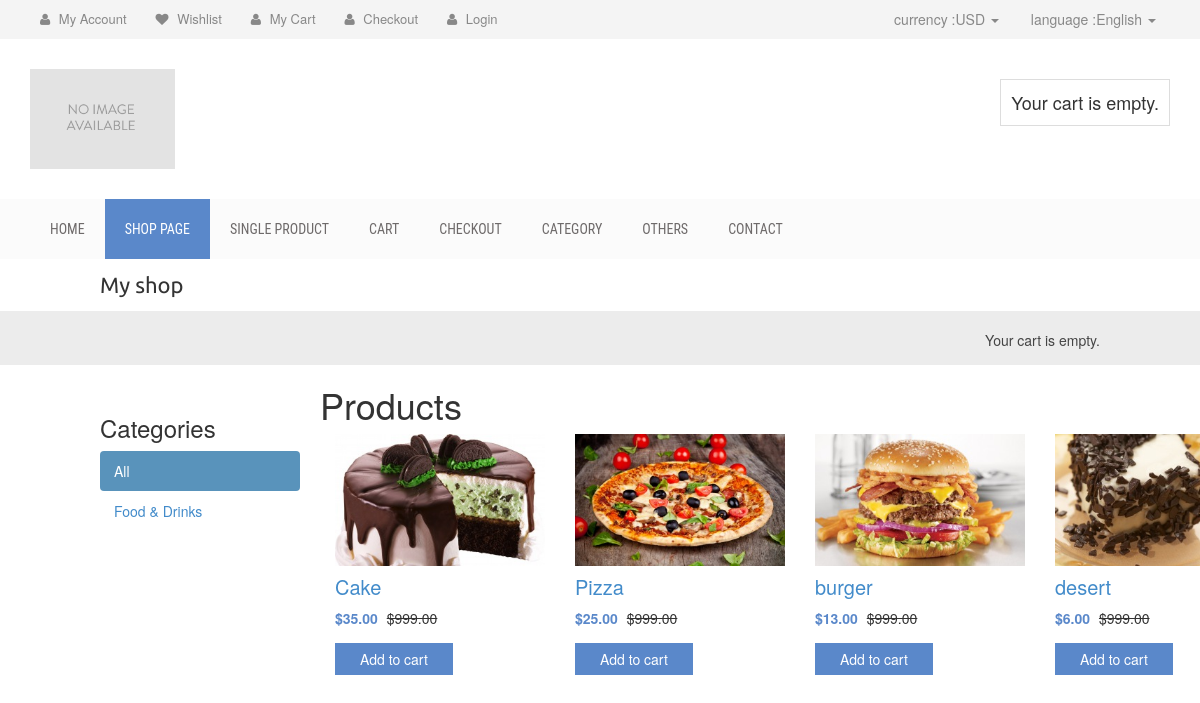
The page / on the database its author committed.
### shop/models.py (models this page shows, shortened)
class Category(models.Model):
    name = models.CharField(max_length=200,
                            db_index=True)
    slug = models.SlugField(max_length=200,
                            db_index=True,
                            unique=True)
    def get_absolute_url(self):
        return reverse('shop:product_list_by_category',args=[self.slug])
    class Meta:
        ordering = ('name',)
        verbose_name = 'category'
        verbose_name_plural = 'categories'

class Product(models.Model):
    category = models.ForeignKey(Category,
                                 related_name='products')
    name = models.CharField(max_length=200, db_index=True)
    slug = models.SlugField(max_length=200, db_index=True)
    image = models.ImageField(upload_to='products/%Y/%m/%d',
                              blank=True)
    description = models.TextField(blank=True)
    price = models.DecimalField(max_digits=10, decimal_places=2)
    stock = models.PositiveIntegerField()
    available = models.BooleanField(default=True)
    created = models.DateTimeField(auto_now_add=True)
    updated = models.DateTimeField(auto_now=True)
    class Meta:
        ordering = ('name',)
        index_together = (('id', 'slug'),)
    def get_absolute_url(self):
        return reverse('shop:product_detail',
                       args=[self.id, self.slug])

### shop/views.py (the view)
# urls.py: url(r'^$', views.product_list, name='product_list'),
def product_list(request, category_slug=None):
    category = None
    categories = Category.objects.all()
    products = Product.objects.filter(available=True)
    if category_slug:
        category = get_object_or_404(Category, slug=category_slug)
        products = products.filter(category=category)
    return render(request,
                  'shop/product/list.html',
                  {'category': category,
                   'categories': categories,
                   'products': products})

### cart/cart.py (called while the page is built)
    def __len__(self):
        return sum(item['quantity'] for item in self.cart.values())

### cart/context_processors.py (called while the page is built)
def cart(request):
    return {'cart': Cart(request)}

### shop/templates/shop/product/list.html (shortened to what this page needs)
{% extends "shop/base.html" %}
{% load static %}
{% block content %}
<div id="sidebar">
<h3>Categories</h3>
<ul>
    <li {% if not category %}class="selected"{% endif %}>
<a href="{% url "shop:product_list" %}">All</a>
</li>
{% for c in categories %}
<li {% if category.slug == c.slug %}class="selected"{% endif %}>
<a href="{{ c.get_absolute_url }}">{{ c.name }}</a>
</li>
{% endfor %}
</ul>
</div>
<div id="main" class="product-list">
<h1>{% if category %}{{ category.name }}{% else %}Products{% endif%}</h1>
{% for product in products %}
<div class="col-md-3 col-sm-6">
                    <div class="single-shop-product">
                        <div class="product-upper">
                            <a href="{{ product.get_absolute_url }}">
<img src="{% if product.image %}{{ product.image.url }}{%else %}{% static "img/no_image.png" %}{% endif %}">
</a>
                        </div>
                        <h2><a href="{{ product.get_absolute_url }}">{{ product.name }}</a></h2>
                        <div class="product-carousel-price">
                            <ins>${{ product.price }}</ins> <del>$999.00</del>
                        </div>
                        <div class="product-option-shop">
                            <a class="add_to_cart_button" data-quantity="1" data-product_sku="" data-product_id="70" rel="nofollow" href="/canvas/shop/?add-to-cart=70">Add to cart</a>
                        </div>
                    </div>
                </div>
{% endfor %}
</div>
{% endblock %}

### shop/templates/shop/base.html (shortened to what this page needs)
{% load static %}
<!DOCTYPE html>
<html>
<head>
<link href="{% static "css/base.css" %}" rel="stylesheet">
<link href="{% static "css/owl.carousel.css" %}" rel="stylesheet">
<link href="{% static "css/style.css" %}" rel="stylesheet">
<link href="{% static "css/responsive.css" %}" rel="stylesheet">
<link href="{% static "css/bootstrap.min.css" %}" rel="stylesheet">
<link href="{% static "css/font-awesome.min.css" %}" rel="stylesheet">
</head>
<body>
 <div class="header-area">
        <div class="container">
            <div class="row">
                <div class="col-md-8">
                    <div class="user-menu">
                        <ul>
                            <li><a href="#"><i class="fa fa-user"></i> My Account</a></li>
                            <li><a href="#"><i class="fa fa-heart"></i> Wishlist</a></li>
                            <li><a href="cart.html"><i class="fa fa-user"></i> My Cart</a></li>
                            <li><a href="checkout.html"><i class="fa fa-user"></i> Checkout</a></li>
                            <li><a href="#"><i class="fa fa-user"></i> Login</a></li>
                        </ul>
                    </div>
                </div>
                <div class="col-md-4">
                    <div class="header-right">
                        <ul class="list-unstyled list-inline">
                            <li class="dropdown dropdown-small">
                                <a data-toggle="dropdown" data-hover="dropdown" class="dropdown-toggle" href="#"><span class="key">currency :</span><span class="value">USD </span><b class="caret"></b></a>
                            </li>
                            <li class="dropdown dropdown-small">
                                <a data-toggle="dropdown" data-hover="dropdown" class="dropdown-toggle" href="#"><span class="key">language :</span><span class="value">English </span><b class="caret"></b></a>
                            </li>
                        </ul>
                    </div>
                </div>
            </div>
        </div>
    </div>
    <div class="site-branding-area">
        <div class="container">
            <div class="row">
                <div class="col-sm-6">
                    <div class="logo">
                        <h1><a href="./"><img height="145" width="145" src="{% static "img/no_image.png" %}"></a></h1>
                    </div>
                </div>
                <div class="col-sm-6">
                    <div class="shopping-item">
                          {% with total_items=cart|length %}
{% if cart|length > 0 %}
Your cart:
<a href="{% url "cart:cart_detail" %}">
<span class="product-count">{{ total_items }}</span> item{{ total_items|pluralize }},
     <span class="cart-amunt">
${{ cart.get_total_price }}</span><i class="fa fa-shopping-cart"></i>
</a>
{% else %}
Your cart is empty.
{% endif %}
{% endwith %}
                    </div>
                </div>
            </div>
        </div>
    </div>
<div class="mainmenu-area">
        <div class="container">
            <div class="row">
                <div class="navbar-collapse collapse">
                    <ul class="nav navbar-nav">
                        <li><a href={% url "shop:product_list" %}>Home</a></li>
                        <li class="active"><a href="shop.html">Shop page</a></li>
                        <li><a href="single-product.html">Single product</a></li>
                        <li><a href="cart.html">Cart</a></li>
                        <li><a href="checkout.html">Checkout</a></li>
                        <li><a href="#">Category</a></li>
                        <li><a href="#">Others</a></li>
                        <li><a href="#">Contact</a></li>
                    </ul>
                </div>
            </div>
        </div>
    </div>
<div id="header">
<a href="/" class="logo">My shop</a>
</div>
<div id="subheader">
<div class="cart">
    {% with total_items=cart|length %}
{% if cart|length > 0 %}
Your cart:
<a href="{% url "cart:cart_detail" %}">
{{ total_items }} item{{ total_items|pluralize }},
${{ cart.get_total_price }}
</a>
{% else %}
Your cart is empty.
{% endif %}
{% endwith %}
</div>
</div>
<div id="content">
{% block content %}
{% endblock %}
</div>
</body>
</html>

### shop/static/css/base.css (style rules this page uses)
body { margin:0; padding:0; font-family:helvetica, sans-serif; }
h1, h2, h3, h4, h5 , h6 { font-family: 'Ubuntu', sans-serif; font-weight:normal; }
a { text-decoration:none; color:#5993bb; }
#header { padding:10px 100px; font-size:18px; overflow:auto; }
#subheader { background:#ececec; color:#444; padding:15px 100px; overflow:auto; }
#header .logo { font-family: 'Ubuntu', sans-serif; float:left; color:#333; font-size:22px; margin-right:10%; }
#subheader .cart { float:right; padding-top:4px; }
#content { padding:0 100px; overflow:hidden; }
#sidebar { width:220px; padding:30px 20px 0 0; float:left; }
#sidebar ul { margin:0; padding:0; }
#sidebar ul li { margin:0; list-style:none; padding:10px 14px; }
#sidebar ul li a { display:block; }
#sidebar ul li.selected { background:#5993bb; border-radius:4px; }
#sidebar ul li.selected a { color:#fff; }
#main { float:left; width: 96%; margin-right:-220px; overflow:hidden; }

### shop/static/css/style.css (style rules this page uses)
img { max-width: 100%; height: auto; }
h1, h2, h3, h4, h5, h6 { margin: 0 0 15px; }
body { font-family:Arial, Helvetica, sans-serif; }
.header-area { background: none repeat scroll 0 0 #f4f4f4; }
.header-area a { color: #888; }
.user-menu ul { list-style: outside none none; margin: 0; padding: 0; }
.user-menu li { display: inline-block; }
.user-menu li a { display: block; font-size: 13px; margin-right: 5px; padding: 10px; }
.user-menu li a i.fa { margin-right: 5px; }
.header-right ul.list-inline { margin: 0; text-align: right; }
.header-right ul.list-inline li a { display: block; padding: 9px; }
.mainmenu-area { background: none repeat scroll 0 0 #fbfbfb; font-family: "Roboto Condensed",sans-serif; text-transform: uppercase; width: 100%; z-index: 999; }
.logo h1 { font-size: 40px; margin: 30px 0;font-weight: 400; }
.logo h1 a { color: #999; }
.shopping-item { border: 1px solid #ddd; float: right; font-size: 18px; margin-top: 40px; padding: 10px; position: relative; }
.mainmenu-area ul.navbar-nav li a { color: #6e6a6a; font-size: 14px; padding: 20px; }
.mainmenu-area ul.navbar-nav li:hover a, .mainmenu-area ul.navbar-nav li.active a { background: #5a88ca; color:#FFF; }
.product-carousel-price ins { color: #5a88ca; font-weight: 700; margin-right: 5px; text-decoration: none; }
a { color: #5a88ca }
.add_to_cart_button { background: none repeat scroll 0 0 #5a88ca; border: medium none; color: #fff; padding: 6px 25px;display: inline-block }
.single-shop-product h2 { font-size: 20px; margin: 10px 0; }
.product-option-shop { margin-top: 15px; }
.single-shop-product { margin-bottom: 50px }

### rows shown on the page
Category: name "Food & Drinks"
Product: image (picture), name "Cake", price "35.00"
Product: image (picture), name "Pizza", price "25.00"
Product: image (picture), name "burger", price "13.00"
Product: image (picture), name "desert", price "6.00"
